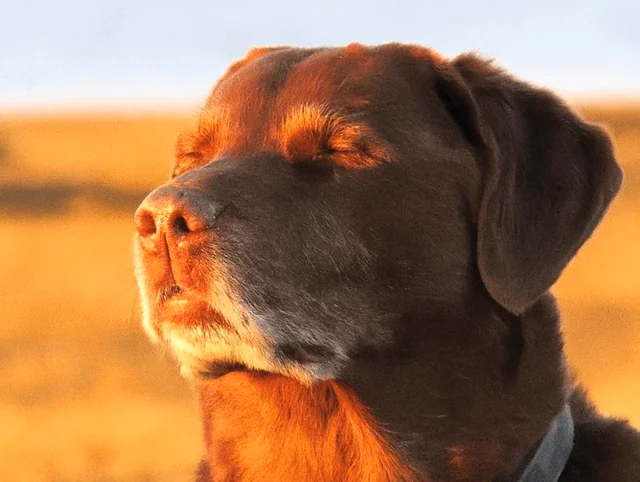
#> input picture imgs/cooked_dog.jpg, 640 x 482 px
$ python ex_7.py
#> lines starting #> are read from the running program, lines starting #| are printed output that depends on the picture; after the words box and inside, x2 and y2 are one past the last pixel; in counts of white or black regions, pixels touching at a corner belong together
import cv2 as cv
import numpy as np
import matplotlib.pyplot as plt

img_bgr = cv.imread("../imgs/cooked_dog.jpg")
#> img_bgr is the input picture: shape (482, 640, 3); mean B, G, R 82.4, 119.5, 164.8
img_rgb = cv.cvtColor(img_bgr, cv.COLOR_BGR2RGB)

h, w, _ = np.shape(img_rgb)
#> h = 482; w = 640
num_pixels = h * w
#> num_pixels = 308480

def reduce_depth(img, r_bits, g_bits, b_bits):
    # right shifting
#> called with r_bits = 5, g_bits = 6, b_bits = 5
    r = img[:,:,0] >> (8 - r_bits)
    g = img[:,:,1] >> (8 - g_bits)
    b = img[:,:,2] >> (8 - b_bits)
    # shift back to the left and add an offset to center the color
    r = (r << (8 - r_bits)) + (1 << (7 - r_bits))
    g = (g << (8 - g_bits)) + (1 << (7 - g_bits))
    b = (b << (8 - b_bits)) + (1 << (7 - b_bits))
    # 0 h 1 r 2 c
    return np.stack([r,g,b], axis=2).astype(np.uint8)

img_16bit = reduce_depth(img_rgb, 5, 6, 5)
img_8bit  = reduce_depth(img_rgb, 3, 3, 2)
#> call 2 of reduce_depth, with r_bits = 3, g_bits = 3, b_bits = 2
#> in reduce_depth (call 2), `g = img[:,:,1] >> (8 - g_bits)`:
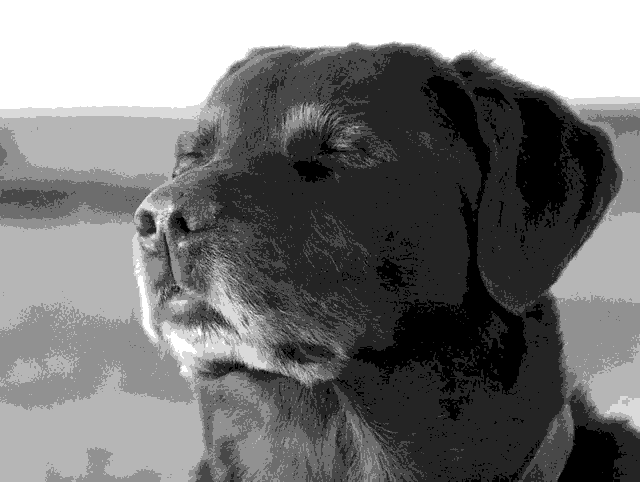
#> g: shape (482, 640); min 0, max 7, mean 3.27; drawn with min black and max white
#> in reduce_depth (call 2), `b = (b << (8 - b_bits)) + (1 << (7 - b_bits))`:
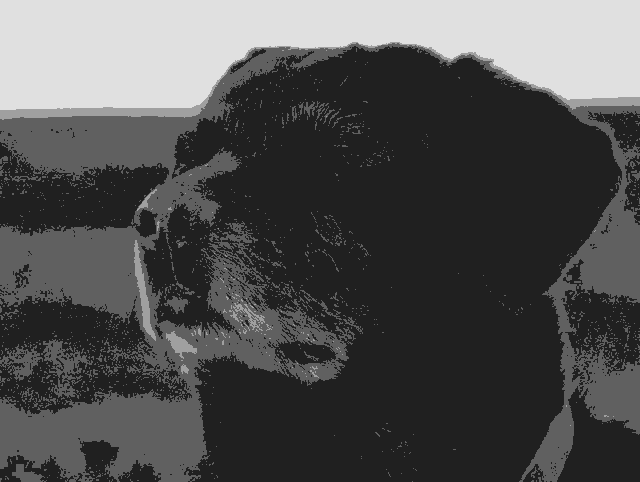
#> b: shape (482, 640); min 32, max 224, mean 80.2
img_4bit  = reduce_depth(img_rgb, 2, 1, 1)
#> call 3 of reduce_depth, with r_bits = 2, g_bits = 1, b_bits = 1
#> in reduce_depth (call 3), `g = img[:,:,1] >> (8 - g_bits)`:
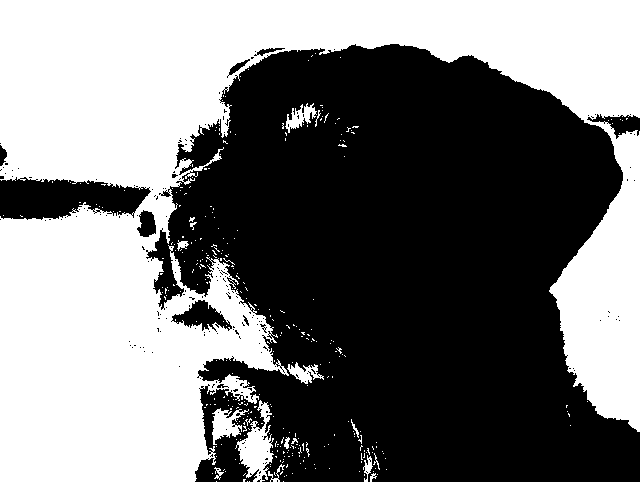
#> g: shape (482, 640); values 0 (black) and 1 (white), 46.9% white; 333 white regions (317 under 20 px), largest, box (x1, y1, x2, y2) and area: (0, 0, 640, 482) 140373, (235, 400, 274, 482) 1448, (212, 408, 249, 445) 653
#> in reduce_depth (call 3), `b = img[:,:,2] >> (8 - b_bits)`:
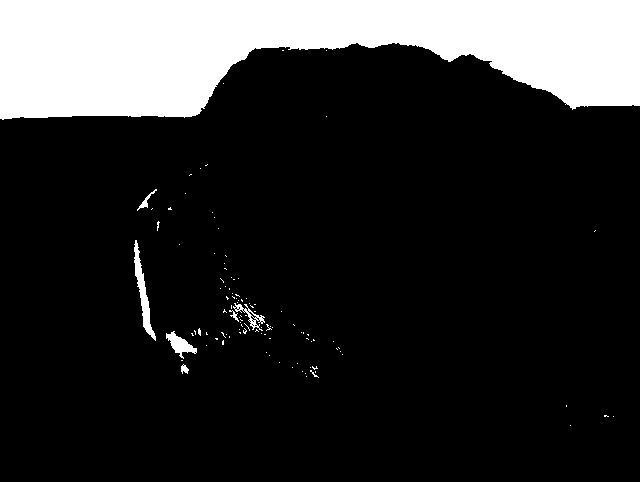
#> b: shape (482, 640); values 0 (black) and 1 (white), 17.9% white; 107 white regions (100 under 20 px), largest, box (x1, y1, x2, y2) and area: (0, 0, 640, 120) 53498, (134, 240, 156, 341) 638, (166, 331, 197, 359) 358
#> in reduce_depth (call 3), `r = (r << (8 - r_bits)) + (1 << (7 - r_bits))`:
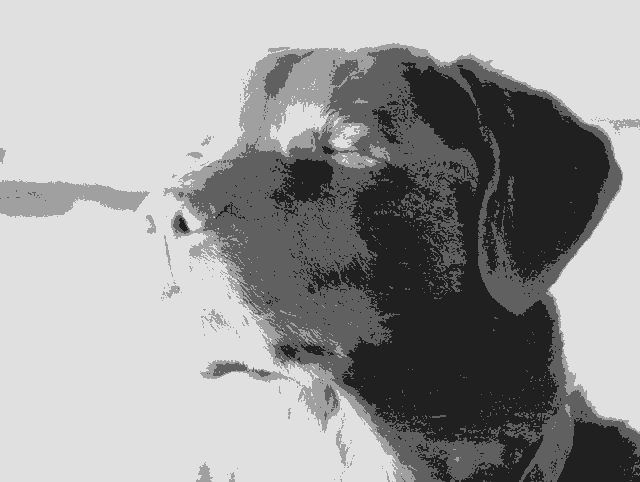
#> r: shape (482, 640); min 32, max 224, mean 154.7
#> in reduce_depth (call 3), `return np.stack([r,g,b], axis=2).astype(np.uint8)`:
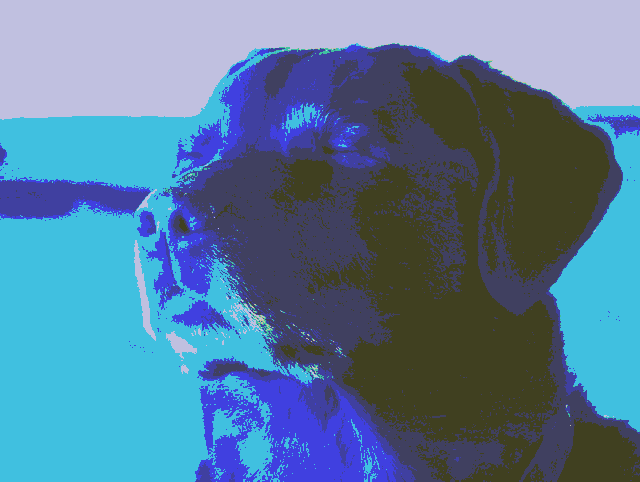
#> returned value: shape (482, 640, 3); mean of channels 0, 1, 2 154.7, 124, 86.9; drawn as B, G, R
img_2bit  = reduce_depth(img_rgb, 1, 1, 0)
#> call 4 of reduce_depth, with r_bits = 1, g_bits = 1, b_bits = 0
#> in reduce_depth (call 4), `r = img[:,:,0] >> (8 - r_bits)`: r: shape (482, 640); values 0 (black) and 1 (white), 60.5% white; 120 black regions (113 under 20 px), largest, box (x1, y1, x2, y2) and area: (185, 48, 640, 482) 119907, (263, 51, 314, 100) 820, (213, 363, 250, 376) 272
#> in reduce_depth (call 4), `b = img[:,:,2] >> (8 - b_bits)`: b: shape (482, 640); every value is 0
#> in reduce_depth (call 4), `b = (b << (8 - b_bits)) + (1 << (7 - b_bits))`: b: shape (482, 640); every value is 128
#> in reduce_depth (call 4), `return np.stack([r,g,b], axis=2).astype(np.uint8)`:
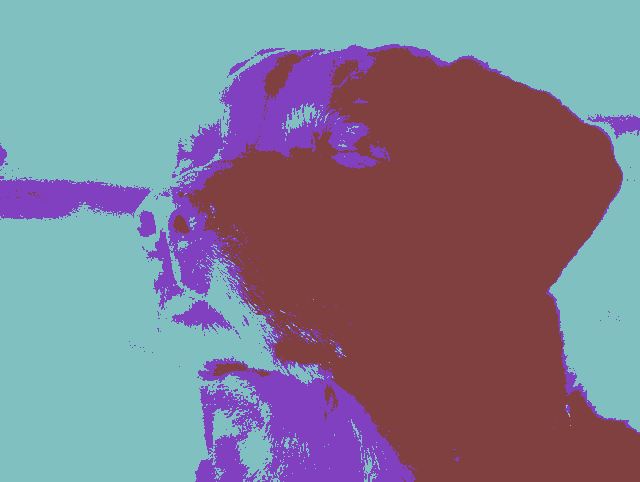
#> returned value: shape (482, 640, 3); mean of channels 0, 1, 2 141.5, 124, 128; drawn as B, G, R

titles = ["Original 24-bit", "16-bit", "8-bit", "4-bit", "2-bit"]
imgs = [img_rgb, img_16bit, img_8bit, img_4bit, img_2bit]

plt.figure(figsize=(12, 6))

for i, (img, title) in enumerate(zip(imgs, titles)):
    plt.subplot(1, 5, i + 1)
    plt.title(title)
    plt.axis("off")
    plt.imshow(img)
#> this loop made 5 passes
#> title on passes 1 to 5: 'Original 24-bit', '16-bit', '8-bit', '4-bit', '2-bit'

plt.show()

def calc_stats(r_bits, g_bits, b_bits):
    depth = r_bits + g_bits + b_bits
    num_colors = 2**depth
    mem_size = num_pixels * depth / 8
    return num_colors, mem_size

depths = [(5,6,5), (3,3,2), (2,1,1), (1,1,0)]
names = ["16-bit", "8-bit", "4-bit", "2-bit"]

for name, d in zip(names, depths):
    colors, size = calc_stats(*d)
    print(f"{name}: {colors}  possible colors, size= {size:.0f} octs")

$ run again, with imgs/serious-cat.jpg copied over imgs/cooked_dog.jpg
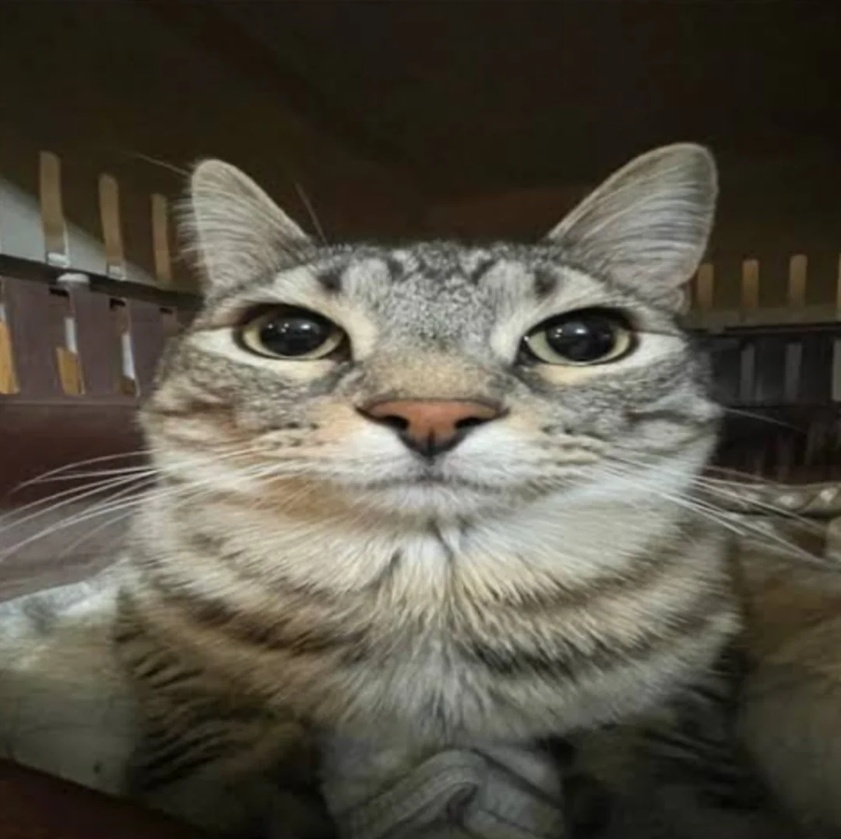
#> input picture imgs/serious-cat.jpg, 841 x 839 px, shrunk from 1080 x 1077 before the run
#> img_bgr is the input picture: shape (839, 841, 3); mean B, G, R 69.1, 81, 85.5
#> in reduce_depth (call 3), `g = img[:,:,1] >> (8 - g_bits)`:
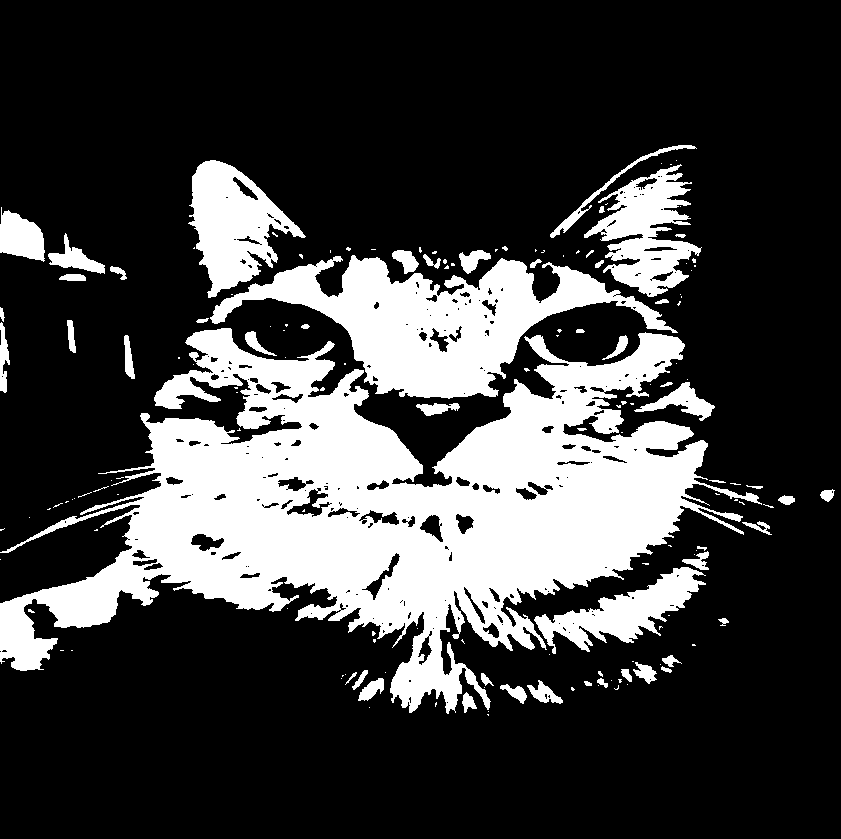
#> g: shape (839, 841); values 0 (black) and 1 (white), 24.9% white; 158 white regions (105 under 20 px), largest, box (x1, y1, x2, y2) and area: (0, 328, 762, 714) 117891, (210, 255, 678, 399) 26084, (188, 160, 306, 298) 8190
#> in reduce_depth (call 4), `return np.stack([r,g,b], axis=2).astype(np.uint8)`:
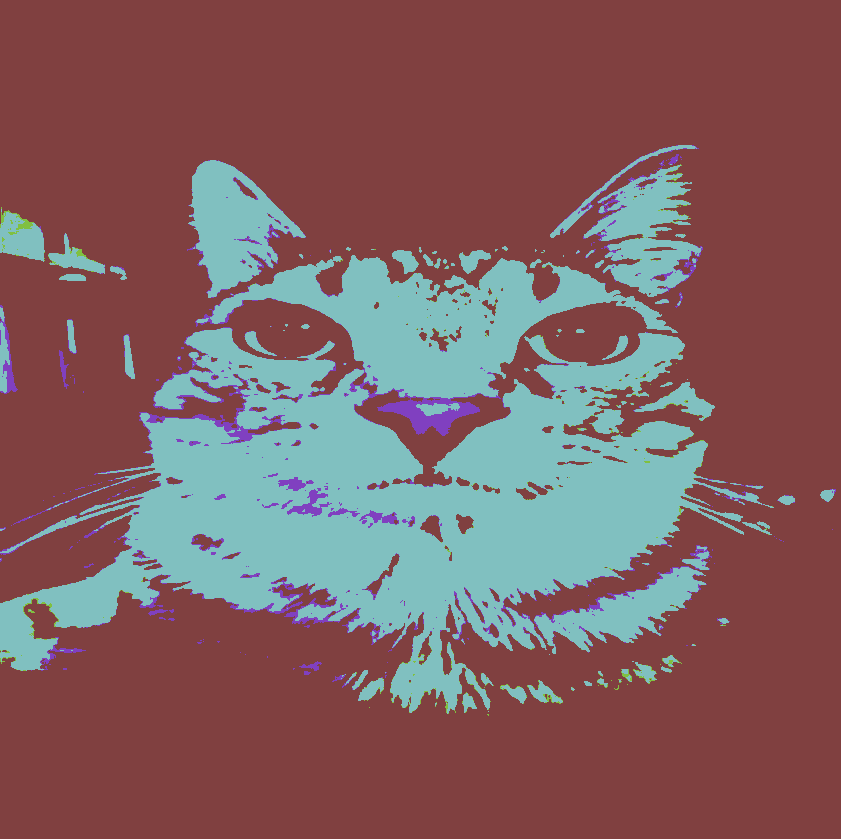
#> returned value: shape (839, 841, 3); mean of channels 0, 1, 2 97.8, 95.9, 128; drawn as B, G, R
#> the loop `for i, (img, title) in enumerate(zip(imgs, titles)):` made 5 passes
#> title on passes 1 to 5: 'Original 24-bit', '16-bit', '8-bit', '4-bit', '2-bit'
